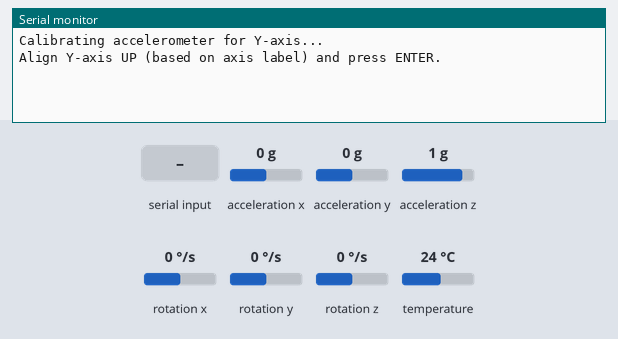
Bench run of a sketch on a simulated Arduino Uno, built with avr-gcc and run on an emulated ATmega328P. On the bench: the last lines printed to the serial monitor. The inputs (shaded band) are chosen by the test bench; at power-on: acceleration y 0 g, acceleration x 0 g, acceleration z 1 g, rotation x 0 °/s, rotation y 0 °/s, rotation z 0 °/s, temperature 24 °C.

Above: at 0.9 s.
1.0 s: "1" received over Serial
At 3.4 s:
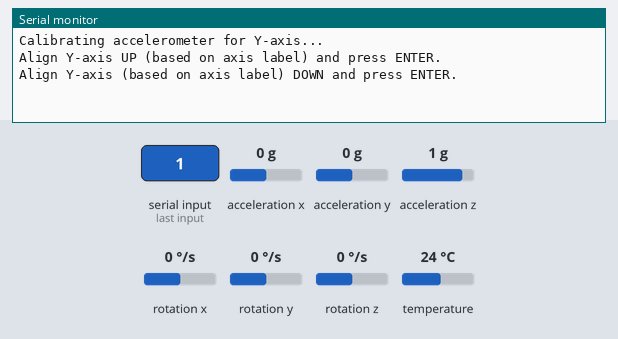
3.7 s: "0" received over Serial
At 5.04 s:
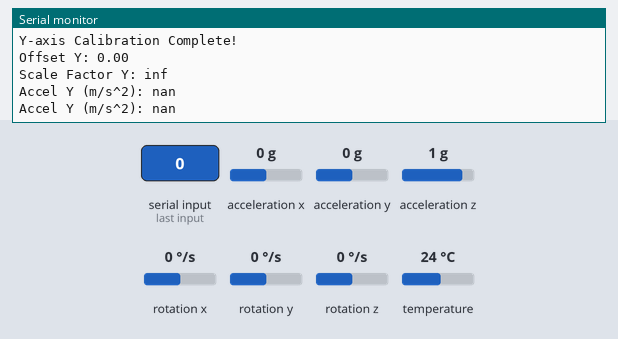
6.4 s: acceleration y set to -1.4 g
At 6.48 s:
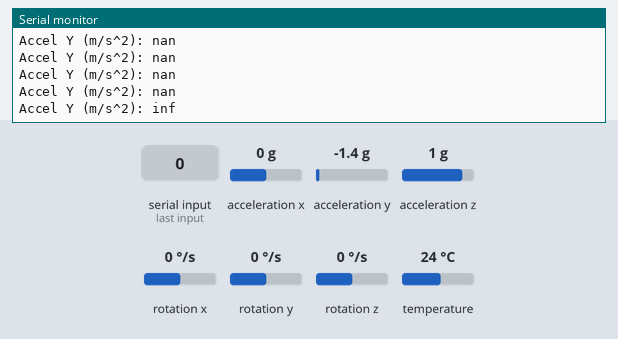

Measured:
- after the input at 1.0 s, the serial monitor: prints a new line after 1.2 s (image 1)
- after the input at 3.7 s, the serial monitor: prints a new line after 1.2 s (image 2)
- after the input at 6.4 s, the serial monitor: prints a new line after 0.07 s (image 3)

The sketch:

accel_calibration_y_axis.ino
```cpp
#include <Wire.h>
#include <Adafruit_MPU6050.h>
#include <Adafruit_Sensor.h>

Adafruit_MPU6050 mpu;

float offsetY = 0;
float scaleFactorY = 0;

const float gravity = 9.81;

void setup() {
  Serial.begin(115200);
  while (!Serial);

  if (!mpu.begin()) {
    Serial.println("Failed to find MPU6050 chip");
    while (1);
  }

  mpu.setAccelerometerRange(MPU6050_RANGE_4_G);
  mpu.setGyroRange(MPU6050_RANGE_250_DEG);
  mpu.setFilterBandwidth(MPU6050_BAND_5_HZ);

  Serial.println("Calibrating accelerometer for Y-axis...");
  calibrateYAxis();
}

void loop() {
  sensors_event_t a, g, temp;
  mpu.getEvent(&a, &g, &temp);

  // Apply offset and scale factor for Z-axis
  float ay = (a.acceleration.y - offsetY) * scaleFactorY * gravity;

  // Print calibrated Z-axis value
  Serial.print("Accel Y (m/s^2): ");
  Serial.println(ay);

  delay(100);
}

void calibrateYAxis() {
  float y_up = 0, y_down = 0;

  // Collect readings for Z-axis UP
  y_up = collectYAxisAverage("Align Y-axis UP (based on axis label) and press ENTER.");

  // Collect readings for Z-axis DOWN
  y_down = collectYAxisAverage("Align Y-axis (based on axis label) DOWN and press ENTER.");

  // Calculate offset
  offsetY = (y_up + y_down) / 2.0;

  // Calculate scale factor
  scaleFactorY = 2.0 / abs(y_up - y_down);

  Serial.println("Y-axis Calibration Complete!");
  Serial.print("Offset Y: "); Serial.println(offsetY);
  Serial.print("Scale Factor Y: "); Serial.println(scaleFactorY);
}

float collectYAxisAverage(const char* prompt) {
  Serial.println(prompt);
  while (!Serial.available());
  Serial.read(); // Clear serial buffer

  float sum = 0;
  const int numReadings = 100;

  for (int i = 0; i < numReadings; i++) {
    sensors_event_t a, g, temp;
    mpu.getEvent(&a, &g, &temp);

    sum += a.acceleration.y;
    delay(10);
  }

  return sum / numReadings;
}
```
